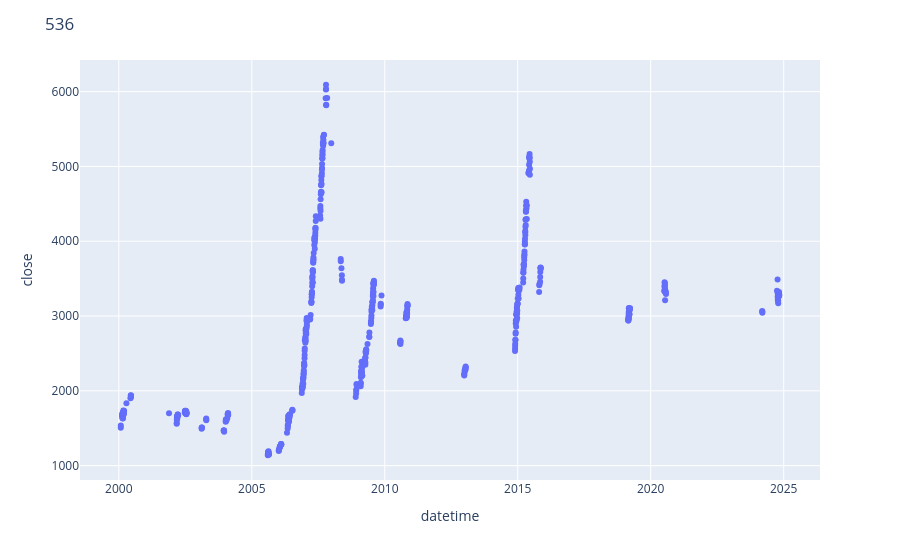

Notebook cell for this chart:
### Code cell
pct1 = pct(dfi,21,0.1)
fig = px.scatter(pct1,y='close',hover_name=pct1.index)
fig.update_layout(title=str(pct1.shape[0]))
fig.show()

### Figure 1 — Plotly figure (JSON) as saved in the notebook; plotly's stock layout.template omitted (floating-point values rounded to 4 significant figures; data arrays with more than 128 entries replaced by an {"elided": "..."} marker saying what was removed)
{"data": [{"hovertemplate": "<b>%{hovertext}</b><br><br>datetime=%{x}<br>close=%{y}<extra></extra>", "hovertext": {"elided": "536 str values"}, "legendgroup": "", "marker": {"color": "#636efa", "symbol": "circle"}, "mode": "markers", "name": "", "orientation": "v", "showlegend": false, "type": "scatter", "x": {"elided": "536 str values"}, "xaxis": "x", "y": {"elided": "536 float values"}, "yaxis": "y"}], "layout": {"legend": {"tracegroupgap": 0}, "margin": {"t": 60}, "title": {"text": "536"}, "xaxis": {"anchor": "y", "domain": [0, 1], "title": {"text": "datetime"}}, "yaxis": {"anchor": "x", "domain": [0, 1], "title": {"text": "close"}}}}
